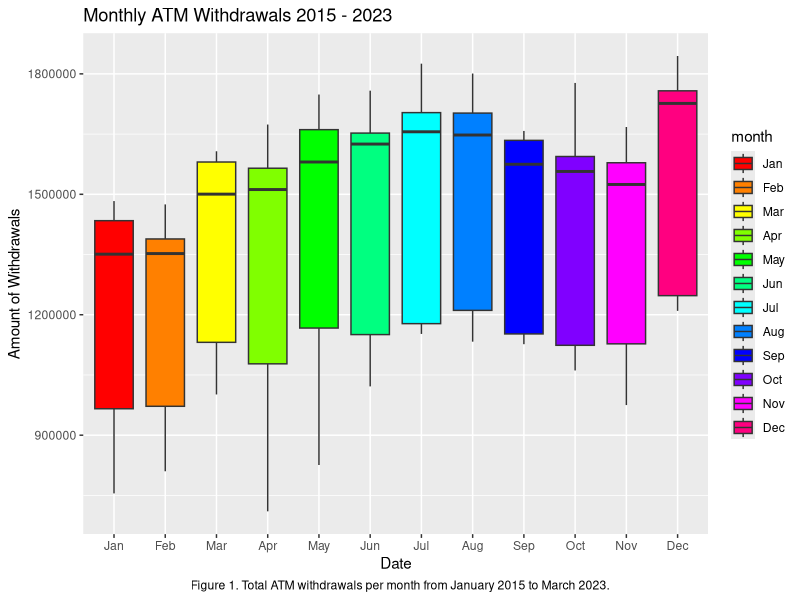
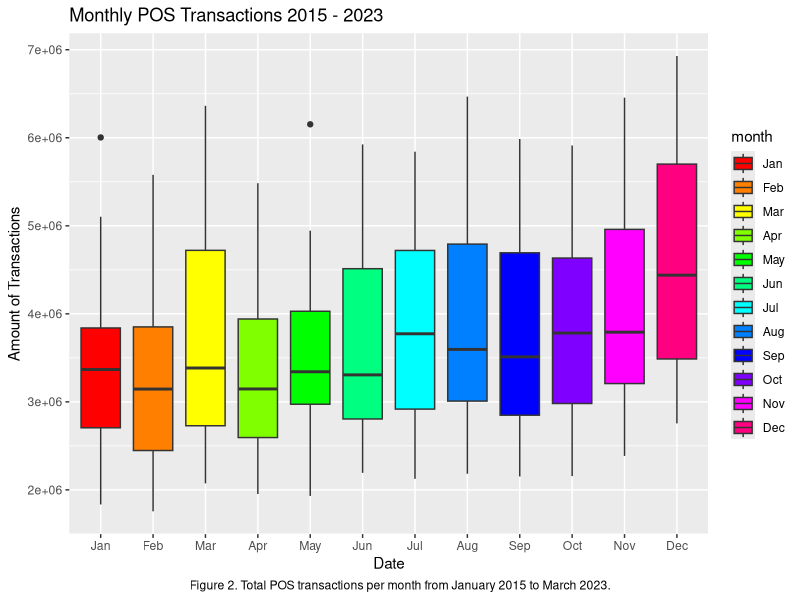
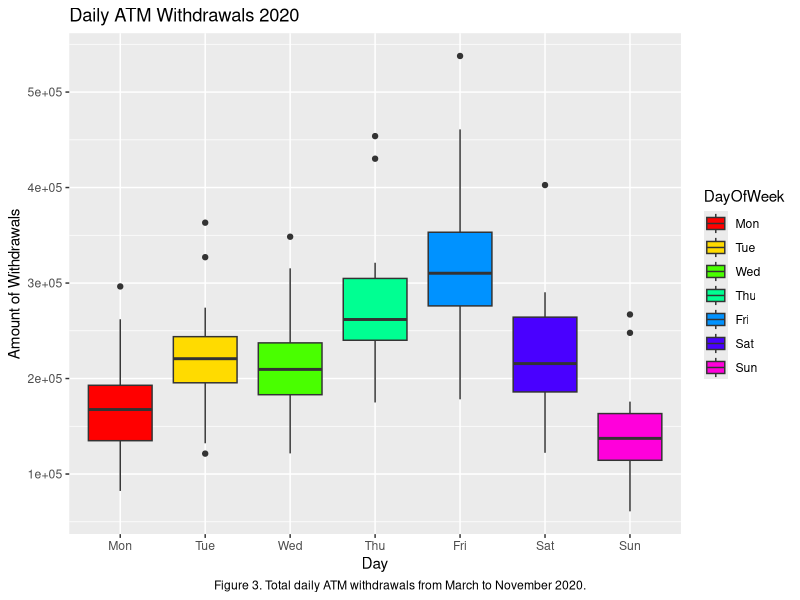
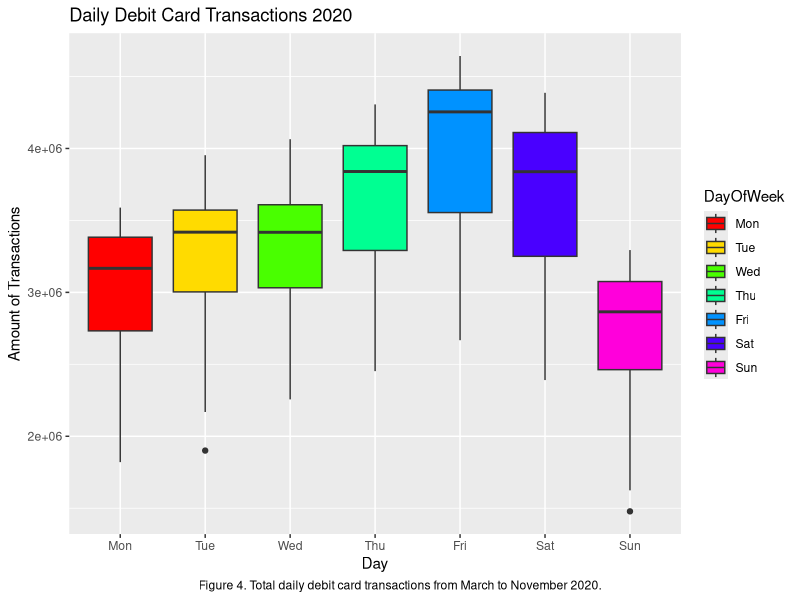

R code for these plots, in order:
## ---- chunk 1
# load libraries

library(dplyr)
library(ggplot2)
library(lubridate)
## ---- chunk 2
# load in the monthly ATM and POS transaction data from Central Bank of Ireland
monthly_transactions = read.csv("../data/monthly_atm_pos_transactions.csv", header = TRUE)

# look at data types
str(monthly_transactions)
## ---- chunk 3
# get the months in order for plotting
custom_month_order <- c(
  "Jan", "Feb", "Mar", "Apr", "May", "Jun", 
  "Jul", "Aug", "Sep", "Oct", "Nov", "Dec"
)

# Convert the "month" column to a factor with the custom order
monthly_transactions$month <- factor(monthly_transactions$month, levels = custom_month_order)

# plot the monthly transactions summary
ggplot(monthly_transactions, aes(x = month, y = ATM.transactions, fill = month)) +
  geom_boxplot() +
  labs(title = "Monthly ATM Withdrawals 2015 - 2023", x = "Date", y = "Amount of Withdrawals") +  scale_fill_manual(values = rainbow(length(custom_month_order))) + labs(caption = "Figure 1. Total ATM withdrawals per month from January 2015 to March 2023.") +
  theme(plot.caption.position = "plot",
        plot.caption = element_text(hjust = 0.5))

## ---- chunk 4
# plot the monthly transactions summary
ggplot(monthly_transactions, aes(x = month, y = POS.transactions, fill = month)) +
  geom_boxplot() +
  labs(title = "Monthly POS Transactions 2015 - 2023", x = "Date", y = "Amount of Transactions") +  scale_fill_manual(values = rainbow(length(custom_month_order))) + labs(caption = "Figure 2. Total POS transactions per month from January 2015 to March 2023.") +
  theme(plot.caption.position = "plot",
        plot.caption = element_text(hjust = 0.5))
## ---- chunk 5
# load in the daily data for ATM withdrawals and debit card transactions in 2020
daily_transactions = read.csv("../data/daily_atm_debit_2020.csv", header = TRUE)

# look at data types
str(daily_transactions)
## ---- chunk 6
# want to change the date to datetime format and add in a 'day' column to look at days, can use lubridate package
daily_transactions <- daily_transactions %>%
  mutate(date = parse_date_time(date, orders = "YBd"))

# look at data types again to make sure its in the right format
str(daily_transactions)
## ---- chunk 7
# create a new column for day using datetime function of the date column
daily_transactions <- daily_transactions %>%
  mutate(DayOfWeek = wday(date, label = TRUE, abbr = TRUE))

# get the days in an order for plotting
custom_day_order <- c("Mon", "Tue", "Wed", "Thu", "Fri", "Sat", "Sun")

# Convert the "DayOfWeek" column to a factor with the custom order
daily_transactions$DayOfWeek <- factor(daily_transactions$DayOfWeek, levels = custom_day_order)
## ---- chunk 8
# plot the daily transactions summary
ggplot(daily_transactions, aes(x = DayOfWeek, y = atm_withdrawals, fill = DayOfWeek)) +
  geom_boxplot() +
  labs(title = "Daily ATM Withdrawals 2020", x = "Day", y = "Amount of Withdrawals") +  scale_fill_manual(values = rainbow(length(custom_day_order))) + labs(caption = "Figure 3. Total daily ATM withdrawals from March to November 2020.") +
  theme(plot.caption.position = "plot",
        plot.caption = element_text(hjust = 0.5))
## ---- chunk 9
# plot the daily transactions summary
ggplot(daily_transactions, aes(x = DayOfWeek, y = debit_card_trans, fill = DayOfWeek)) +
  geom_boxplot() +
  labs(title = "Daily Debit Card Transactions 2020", x = "Day", y = "Amount of Transactions") +  scale_fill_manual(values = rainbow(length(custom_day_order))) + labs(caption = "Figure 4. Total daily debit card transactions from March to November 2020.") +
  theme(plot.caption.position = "plot",
        plot.caption = element_text(hjust = 0.5))
